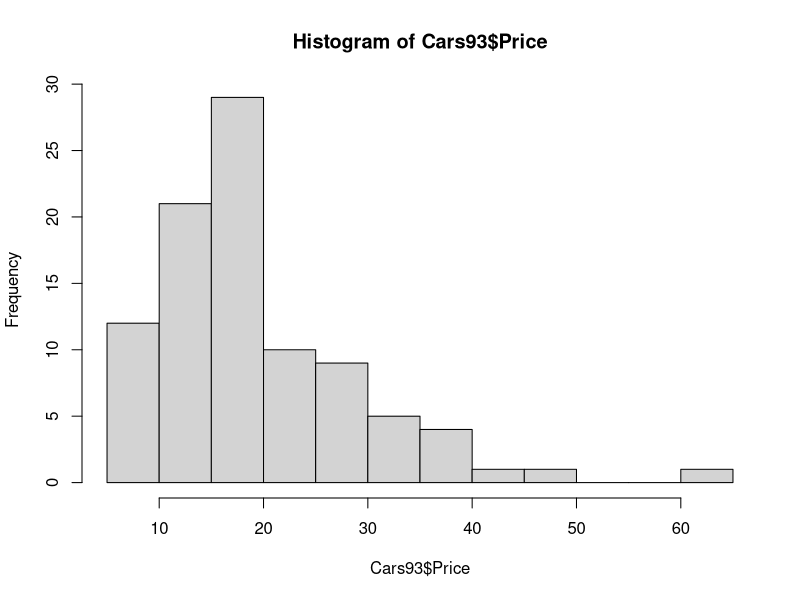
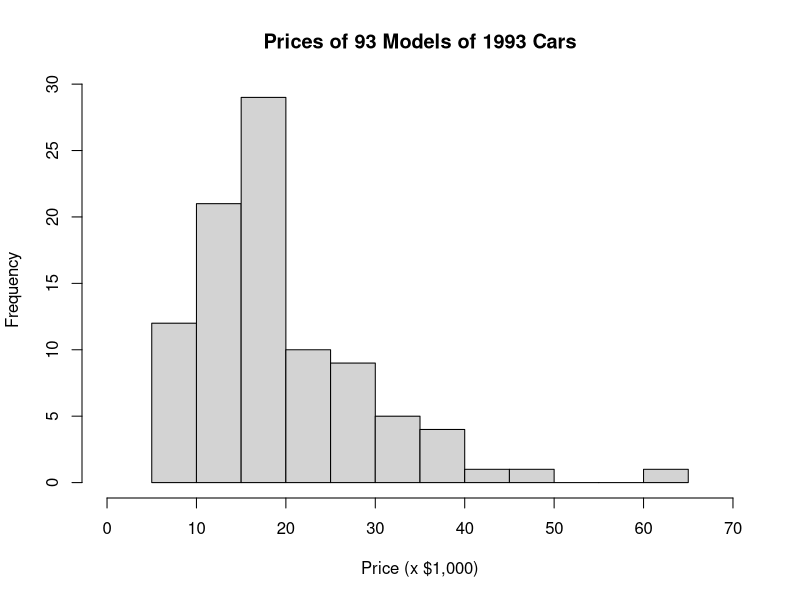
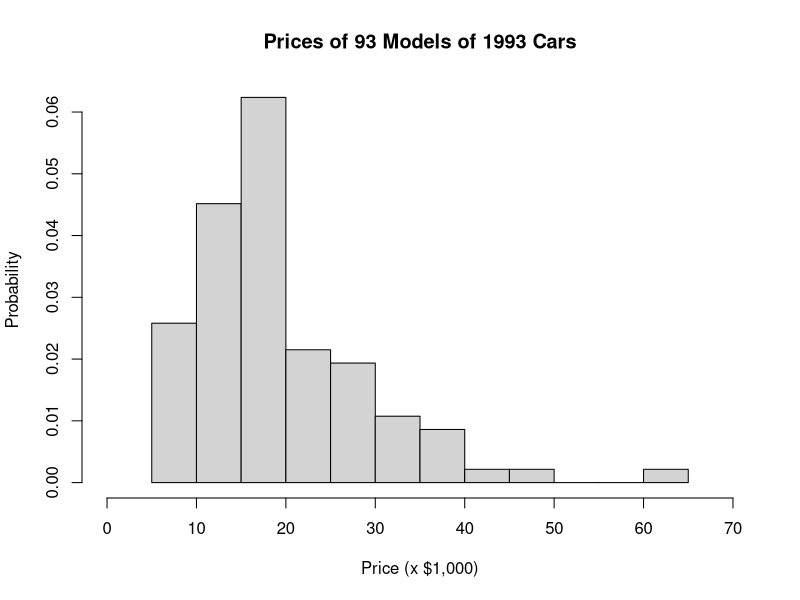
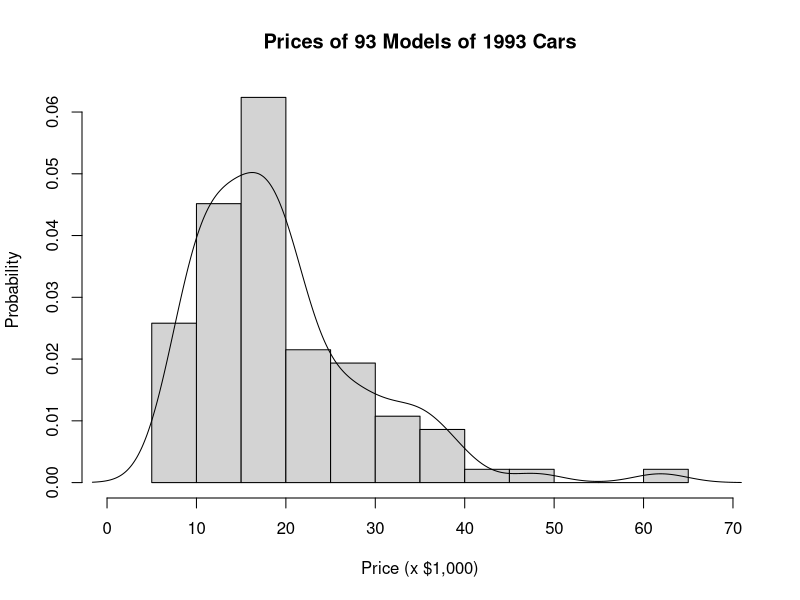
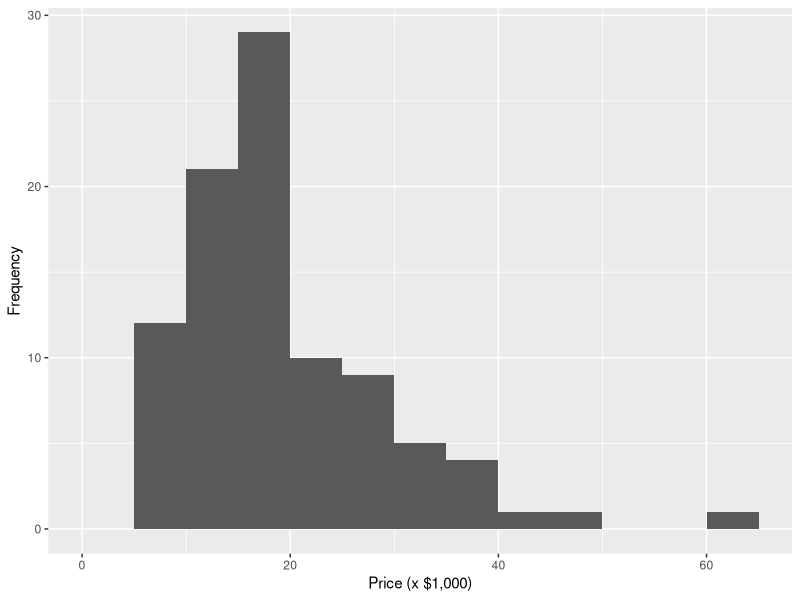
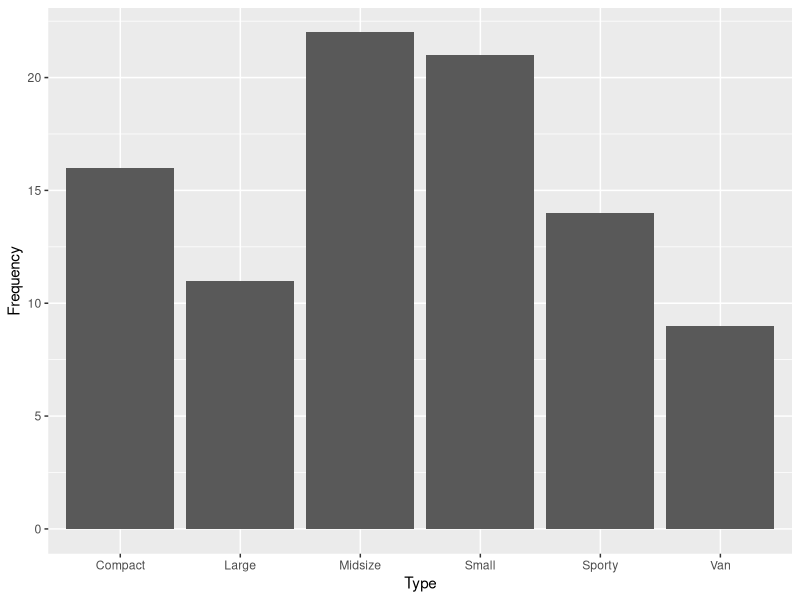
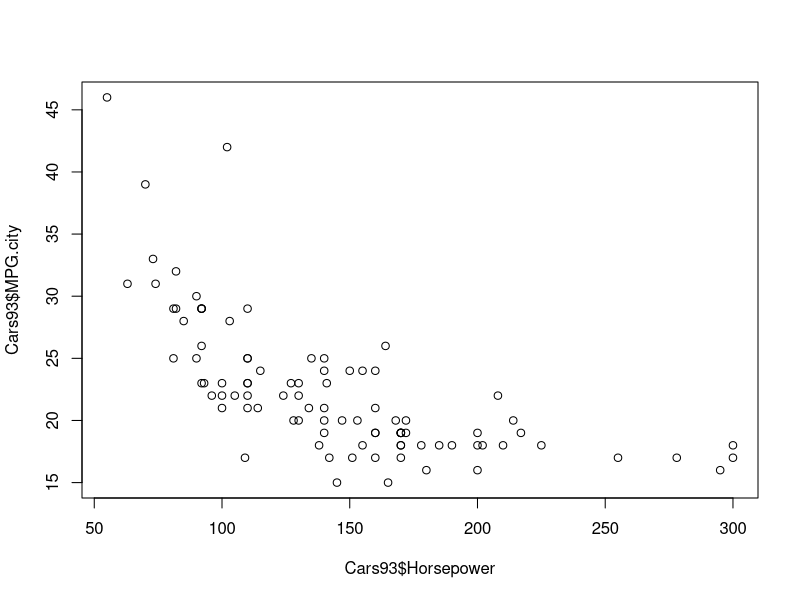
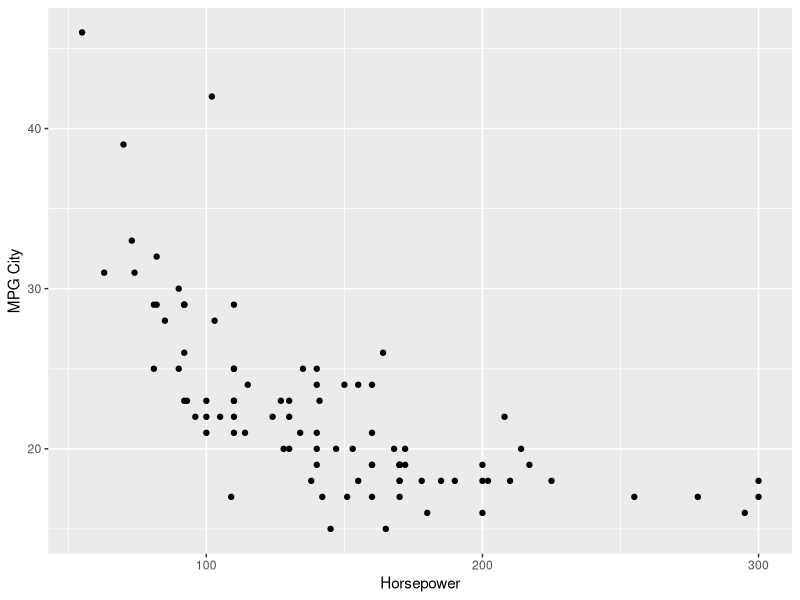

R code for these plots, in order:
library(tidyverse)
library(MASS)

### base R graphics

## histogram

# distribution of price
hist(Cars93$Price)

# same with labels
hist(Cars93$Price,
     xlab = "Price (x $1,000)",
     ylab = "Frequency",
     xlim = c(0, 70),
     main = "Prices of 93 Models of 1993 Cars")

# same with probability instead of frequency
hist(Cars93$Price,
     xlab = "Price (x $1,000)",
     ylab = "Probability",
     xlim = c(0, 70),
     main = "Prices of 93 Models of 1993 Cars",
     probability = TRUE)

# adding density line
hist(Cars93$Price,
     xlab = "Price (x $1,000)",
     ylab = "Probability",
     xlim = c(0, 70),
     main = "Prices of 93 Models of 1993 Cars",
     probability = TRUE)
lines(density(Cars93$Price))

# histogram with ggplot2
# (bins of $5,000 between $0 and $65,000)
ggplot(data = Cars93) +
  aes(Price) +
  geom_histogram(breaks = seq(0, 65, 5)) +
  xlab("Price (x $1,000)") +
  ylab("Frequency")



## barchart

# distribution of type

ggplot(data = Cars93) +
  aes(Cars93$Type) +
  geom_bar() +
  xlab("Type") +
  ylab("Frequency")



## scatter plot

# base R
plot(Cars93$Horsepower, Cars93$MPG.city)

# ggplot2
ggplot(data = Cars93) + aes(x = Cars93$Horsepower, y = Cars93$MPG.city) +
  geom_point() +
  xlab("Horsepower") + ylab("MPG City")

# colored 3rd variable (type)
ggplot(data = Cars93) +
  aes(x = Cars93$Horsepower,
      y = Cars93$MPG.city,
      color = Type) +
  geom_point() +
  xlab("Horsepower") + ylab("MPG City")



## box plots

# horsepower ~ cylinders
ggplot(data = Cars93) + aes(x = Cylinders, y = Horsepower) + geom_point()

# as boxplot
ggplot(data = Cars93) + aes(x = Cylinders, y = Horsepower) + geom_boxplot()


